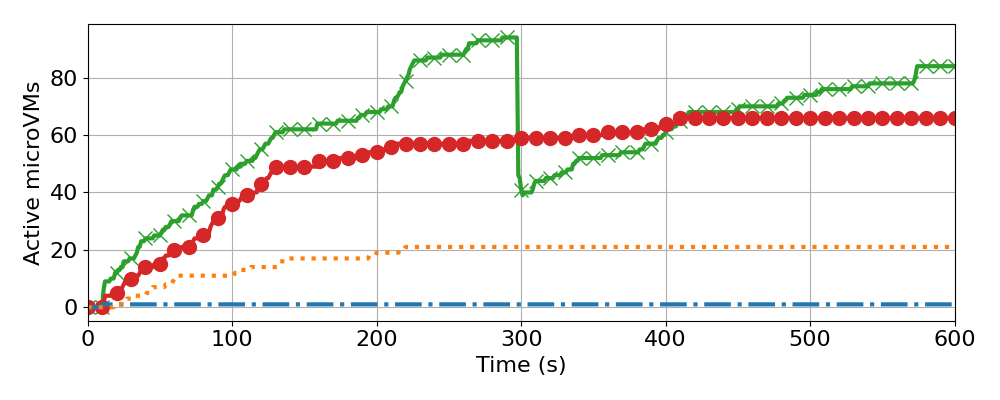

Write Python code to recreate this figure.
#!/usr/bin/python

import matplotlib
import matplotlib.pyplot as plt
import numpy as np
from pathlib import Path


def maybe_plot(series_name, label, **kwargs):
    path = Path(series_name)
    if path.exists():
        plt.plot(np.loadtxt(path), label=label, **kwargs)


def maybe_plot_with_fallback(preferred_name, legacy_name, label, **kwargs):
    preferred_path = Path(preferred_name)
    if preferred_path.exists():
        plt.plot(np.loadtxt(preferred_path), label=label, **kwargs)
        return
    maybe_plot(legacy_name, label, **kwargs)

matplotlib.rcParams.update({'font.size': 16})
plt.rcParams["figure.figsize"] = (10, 4)
maybe_plot_with_fallback("ow_active_lambdas.txt", "cr_active_lambdas.txt", "OpenWhisk", linestyle="-", marker="x", markersize=10, markevery=10, linewidth=3, color="tab:green")
maybe_plot_with_fallback("kn_active_lambdas.txt", "knative_active_lambdas.txt", "Knative", linestyle="-", marker="o", markersize=10, markevery=10, linewidth=3, color="tab:red")

maybe_plot("he_active_lambdas.txt", "Herac", linestyle="-.", linewidth=3, color="tab:blue")
maybe_plot_with_fallback("hy_active_lambdas.txt", "gv_dc_active_lambdas.txt", "Hydra", linestyle=":", linewidth=3, color="tab:orange")
maybe_plot_with_fallback("hy_fork_active_lambdas.txt", "gv_fork_active_lambdas.txt", "Hydra Fork", linestyle="-", marker="|", markersize=10, markevery=10, linewidth=3)
maybe_plot("ph_active_lambdas.txt", "Photons", linestyle="--", linewidth=3)
maybe_plot_with_fallback("hy_snap_active_lambdas.txt", "gv_snap_active_lambdas.txt", "Hydra Snapshot", linestyle="-", linewidth=3)
plt.xlabel("Time (s)")
plt.ylabel("Active microVMs")
plt.grid()
plt.xlim(xmin=0, xmax=600)
#plt.legend(ncol=2, loc='lower right')
plt.tight_layout()
plt.savefig("azure-replay-active-lambdas.pdf")
plt.savefig("azure-replay-active-lambdas.png")
plt.show()
